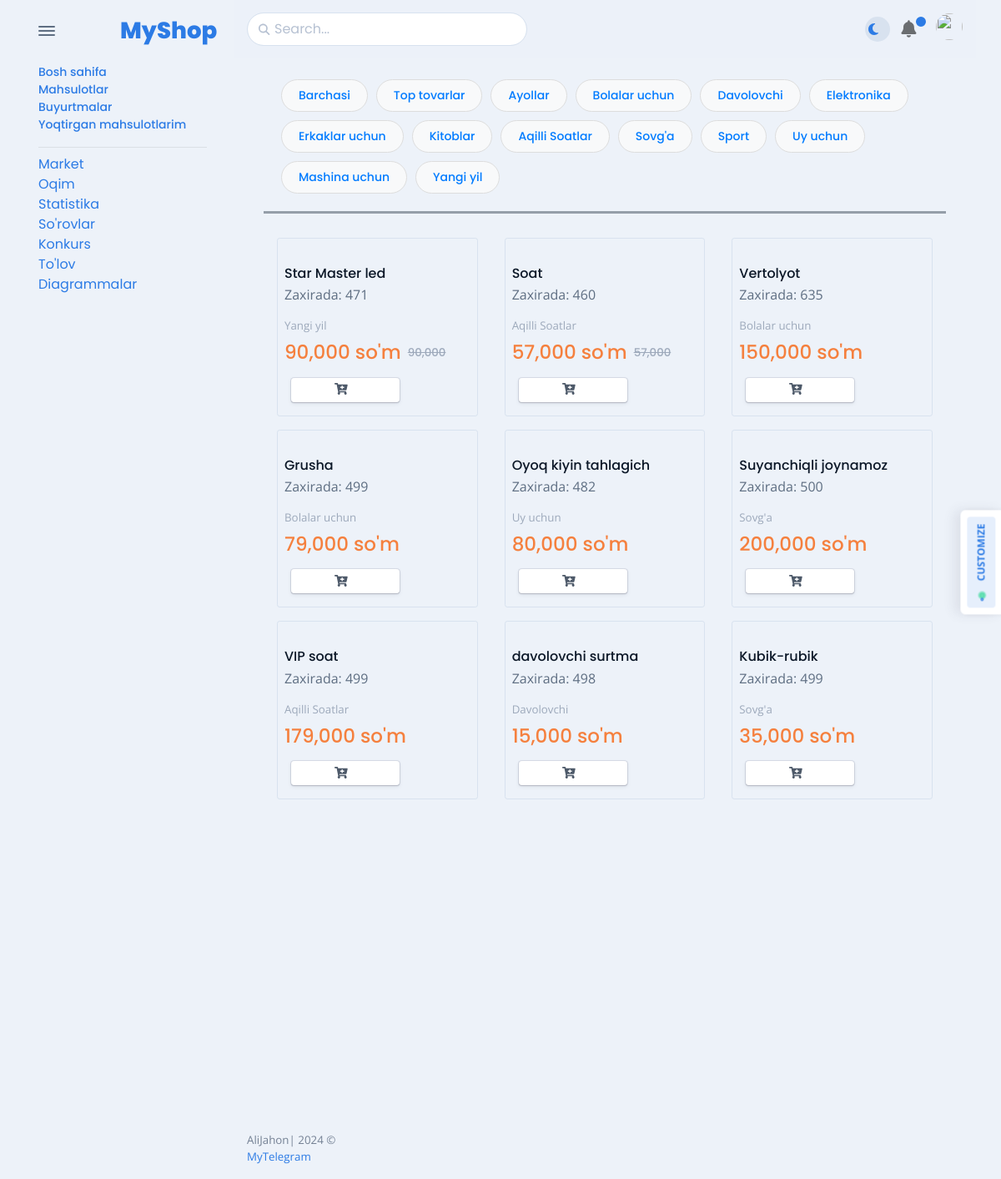
Screenshot of /mahsulotlar with the database file from the repository.
### apps/models.py (models this page shows, shortened)
class Category(Model):
    image = ImageField(upload_to='categories/')
    name = CharField(max_length=50)
    slug = SlugField(unique=True)

class Product(Model):
    name = CharField(max_length=50)
    description = CharField(max_length=500)
    price = DecimalField(max_digits=9, decimal_places=2)
    image = ImageField(upload_to='products/')
    slug = SlugField(unique=True)
    category = ForeignKey('apps.Category', on_delete=SET_NULL, null=True, blank=True, related_name='products')
    liked_by_users = ManyToManyField('apps.User', related_name='liked_products', blank=True)
    reserve = SmallIntegerField(default=1)
    discount = SmallIntegerField(default=0)

### apps/views.py (the view)
# urls.py: path('mahsulotlar', views.ProductListView.as_view(), name='mahsulotlar'),
class ProductListView(ListView):
    model = Product
    context_object_name = 'products'
    template_name = 'apps/product/mahsulotlar.html'
    def get_context_data(self, *, object_list=None, **kwargs):
        data = super().get_context_data(**kwargs)
        data['products'] = Product.objects.filter(reserve__gt=0)
        data['categorys'] = Category.objects.all()
        data['wishlist_count'] = Wishlist.objects.filter(user_id=self.request.user.id).count()
        return data

### templates/apps/product/mahsulotlar.html (shortened to what this page needs)
{% extends 'apps/base_include/base.html' %}
{% load humanize %}
{% block main %}
    <div class="card-body">
        <div class="container border-bottom-4">
            <div class="header_tab_menu">
                <div class="header_menu" style="overflow: auto; display: flex; flex-wrap: wrap;">
                    <a href="{% url 'category_product' slug='barchasi' %}"
                       class="btn btn-default {% if current_category == 'barchasi' %}active{% endif %}">
                        Barchasi
                    </a>
                <a href="{% url 'category_product' 'top_tovarlar' %}"
                   class="btn btn-default {% if current_category == 'top_tovarlar' %}active{% endif %}">
                        Top tovarlar
                    </a>
                    {% for category in categorys %}
                        <a href="{% url 'category_product' slug=category.slug %}"
                           class="btn btn-default {% if current_category == category.slug %}active{% endif %}">
                            {{ category.name }}
                        </a>
                    {% endfor %}
                </div>
            </div>
        </div>
        <hr class="mb-4 navbar-vertical-divider"
            style="height: 3px; background-color: #959ea9; border: none;">
        {% if products %}
            <div class="container" id="productsList">
                <div class="content_grid">
                    <div class="row">
                        {% for product in products %}
                            <div class="col-12 col-md-6 col-lg-4 mb-3">
                                <div class="border rounded-1 d-flex flex-column justify-content-between pb-3">
                                    <div class="overflow-hidden">
                                        <div class="position-relative rounded-top overflow-hidden">
                                            <a class="d-block" href="{% url 'product_detail' slug=product.slug %}">
                                            </a>
                                        </div>
                                        <div class="p-2">
                                            <h5 class="fs-0">
                                                <a class="text-dark" href="{% url 'product_detail' product.slug %}">
                                                    {{ product.name }}
                                                </a>
                                            </h5>
                                            <p class="fs-0">Zaxirada: {{ product.reserve }}</p>
                                            <p class="fs--1 mb-2">
                                                <a class="text-500" href="{% url 'category_product' slug=product.category.slug %}">
                                                    {{ product.category.name }}
                                                </a>
                                            </p>
                                            <h5 class="fs-md-2 text-warning mb-0 d-flex align-items-center mb-2">
                                                {{ product.price|floatformat:0|intcomma }} so'm
                                                {% if product.discount >= 1 %}
                                                    <del class="ms-2 fs--1 text-500">
                                                        {{ product.price|floatformat:0|intcomma }}
                                                    </del>
                                                {% endif %}
                                            </h5>
                                        </div>
                                    </div>
                                    <div class="d-flex flex-between-center px-3">
                                        <div>
                                            <a class="btn btn-sm btn-falcon-default" style="width: 130px;"
                                               {% if request.user.is_authenticated %}
                                                href="{% url 'add_to_wishlist' slug=product.slug %}"
                                               {% else %}
                                               href="{% url 'auth'%}"
                                               {% endif %}
                                                data-bs-toggle="tooltip" data-bs-placement="top" title="Add to Cart">
                                            </a>
                                        </div>
                                    </div>
                                </div>
                            </div>
                        {% endfor %}
                    </div>
                </div>
            </div>
        {% else %}
            <h3 style="color: #1da1f2; text-align: center">{{ current_category|title }} kategoriyasiga tegishli mahsulotlar topilmadi</h3>
        {% endif %}
    </div>
{% endblock %}

### templates/apps/base_include/base.html (shortened to what this page needs)
{% load static %}
<!DOCTYPE html>
<html lang="en-US" dir="ltr">
<head>
    <link href="{% static "apps/vendors/swiper/swiper-bundle.min.css" %}" rel="stylesheet">
    <link href="{% static "apps/vendors/overlayscrollbars/OverlayScrollbars.min.css" %}" rel="stylesheet">
    <link href="{% static "apps/assets/css/theme-rtl.min.css" %}" rel="stylesheet" id="style-rtl">
    <link href="{% static "apps/assets/css/theme.min.css" %}" rel="stylesheet" id="style-default">
    <link href="{% static "apps/assets/css/user-rtl.min.css" %}" rel="stylesheet" id="user-style-rtl">
    <link href="{% static "apps/assets/css/user.min.css" %}" rel="stylesheet" id="user-style-default">
</head>
<body>
<main class="main" id="top">
    <div class="container" data-layout="container">
        <nav class="navbar navbar-light navbar-vertical navbar-expand-xl">
            <div class="d-flex align-items-center">
                <div class="toggle-icon-wrapper">
                    <button class="btn navbar-toggler-humburger-icon navbar-vertical-toggle" data-bs-toggle="tooltip"
                            data-bs-placement="left" title="Toggle Navigation"><span class="navbar-toggle-icon"><span
                            class="toggle-line"></span></span></button>
                </div>
                <a class="navbar-brand" href="">
                    <div class="d-flex align-items-center py-3"><img class="me-2"
                                                                     alt="" width="40"/><span class="font-sans-serif">MyShop</span>
                    </div>
                </a>
            </div>
            <div class="collapse navbar-collapse" id="navbarVerticalCollapse">
                <div class="navbar-vertical-content scrollbar">
                    <ul class="navbar-nav flex-column mb-3" id="navbarVerticalNav">
                        <li class="nav-item">
                            <a href="{% url 'home' %}" role="button">
                                <div><span>Bosh sahifa</span>
                                </div>
                            </a>
                            <a href="{% url 'mahsulotlar' %}" role="button">
                                <div><span>Mahsulotlar</span>
                                </div>
                            </a>
                            <a {% if request.user.is_authenticated %}href="{% url 'orders' %}" {% else %}
                               href="{% url 'auth' %}"{% endif %} role="button">
                                <div><span>Buyurtmalar</span>
                                </div>
                            </a>
                            <a {% if request.user.is_authenticated %}href="{% url 'favorite_products' slug='barchasi' %}" {% else %}
                               href="{% url 'auth' %}" {% endif %} role="button">
                                <div><span>Yoqtirgan mahsulotlarim</span>
                                </div>
                            </a>
                        </li>
                    </ul>
                    <hr class="mb-2 navbar-vertical-divider">
                    <a {% if request.user.is_authenticated %}href="{% url 'market' %}" {% else %}
                       href="{% url 'auth' %}" {% endif %} role="button">
                        <div><span>Market</span>
                        </div>
                    </a><a {% if request.user.is_authenticated %}href="{% url 'thread-list' %}" {% else %}
                           href="{% url 'auth' %}" {% endif %} role="button">
                    <div><span>Oqim</span>
                    </div>
                </a><a {% if request.user.is_authenticated %}href="{% url 'statistic' %}" {% else %}
                       href="{% url 'auth' %}" {% endif %} role="button">
                    <div><span>Statistika</span>
                    </div>
                </a><a {% if request.user.is_authenticated %}href="{% url 'question' %}" {% else %}
                       href="{% url 'auth' %}" {% endif %} role="button">
                    <div><span>So'rovlar</span>
                    </div>
                </a><a {% if request.user.is_authenticated %}href="{% url 'competition' %}" {% else %}
                       href="{% url 'auth' %}" {% endif %} role="button">
                    <div><span>Konkurs</span>
                    </div>
                </a><a {% if request.user.is_authenticated %}href="{% url 'payment' %}" {% else %}
                       href="{% url 'auth' %}" {% endif %} role="button">
                    <div><span>To'lov</span>
                    </div>
                </a><a {% if request.user.is_authenticated %}href="{% url 'diagramms' %}" {% else %}
                       href="{% url 'auth' %}" {% endif %} role="button">
                    <div><span>Diagrammalar</span>
                    </div>
                </a>
                </div>
            </div>
        </nav>
        <div class="content">
            <nav class="navbar navbar-light navbar-glass navbar-top navbar-expand">
                <ul class="navbar-nav align-items-center d-none d-lg-block">
                    <li class="nav-item">
                        <div class="search-box" data-list='{"valueNames":["title"]}'>
                            <form method="post" action="{% url 'search_product' %}" class="position-relative"
                                  data-bs-toggle="search" data-bs-display="static">
                                <input class="form-control search-input fuzzy-search" {% if search_field %} value="{{ search_field }}" {% endif %} name="search_field" type="search"
                                       placeholder="Search..." aria-label="Search"/>
                                <span class="fas fa-search search-box-icon"></span>
                            </form>
                        </div>
                    </li>
                </ul>
                <ul class="navbar-nav navbar-nav-icons ms-auto flex-row align-items-center">
                    <li class="nav-item">
                        <div class="theme-control-toggle fa-icon-wait px-2">
                            <label class="mb-0 theme-control-toggle-label theme-control-toggle-dark"
                                   for="themeControlToggle" data-bs-toggle="tooltip" data-bs-placement="left"
                                   title="Switch to dark theme"><span class="fas fa-moon fs-0"></span></label>
                        </div>
                    </li>
                    <li class="nav-item dropdown">
                        <a class="nav-link notification-indicator notification-indicator-primary px-0 fa-icon-wait"
                           id="navbarDropdownNotification" href="#" role="button" data-bs-toggle="dropdown"
                           aria-haspopup="true" aria-expanded="false"><span class="fas fa-bell"
                                                                            data-fa-transform="shrink-6"
                                                                            style="font-size: 33px;"></span></a>
                    </li>
                    <li class="nav-item dropdown"><a class="nav-link pe-0" id="navbarDropdownUser" href="#"
                                                     role="button" data-bs-toggle="dropdown" aria-haspopup="true"
                                                     aria-expanded="false">
                        <div class="avatar avatar-xl">
                            <img class="rounded-circle"
                                 src="https://encrypted-tbn0.gstatic.com/images?q=tbn:ANd9GcSVu_kERay1yqbd6OyZp8BiAww1wKORBbmwlQ&s"
                                 alt=""/>
                        </div>
                    </a>
                    </li>
                </ul>
            </nav>
            {% block main %}
            {% endblock %}
            <footer class="footer">
                <div class="row g-0 justify-content-between fs--1 mt-4 mb-3">
                    <div class="col-12 col-sm-auto text-center">
                        <p class="mb-0 text-600">AliJahon<span
                                class="d-none d-sm-inline-block">| </span><br class="d-sm-none"/> 2024 &copy; <a
                                href="https://t.me/ernazarov14">MyTelegram</a></p>
                    </div>
                </div>
            </footer>
        </div>
    </div>
</main>
<a class="card setting-toggle" href="#settings-offcanvas" data-bs-toggle="offcanvas">
    <div class="card-body d-flex align-items-center py-md-2 px-2 py-1">
        <div class="bg-soft-primary position-relative rounded-start" style="height:34px;width:28px">
            <div class="settings-popover"><span class="ripple"><span
                    class="fa-spin position-absolute all-0 d-flex flex-center"><span
                    class="icon-spin position-absolute all-0 d-flex flex-center">
                  </span></span></span></div>
        </div>
        <small class="text-uppercase text-primary fw-bold bg-soft-primary py-2 pe-2 ps-1 rounded-end">customize</small>
    </div>
</a>
</body>
</html>

### templates/apps/base_include/base.html (style rules this page uses)
a { display: flex; align-items: center; text-decoration: none; }
svg { margin-right: 10px; }

### rows the page displays
Category: name "Ayollar"
Category: name "Bolalar uchun"
Category: name "Davolovchi"
Category: name "Elektronika"
Category: name "Erkaklar uchun"
Category: name "Kitoblar"
Category: name "Aqilli Soatlar"
Category: name "Sovg'a"
Category: name "Sport"
Category: name "Uy uchun"
Category: name "Mashina uchun"
Category: name "Yangi yil"
Product: name "Star Master led", reserve "471", category.name "Yangi yil", price "90,000"
Product: name "Soat", reserve "460", category.name "Aqilli Soatlar", price "57,000"
Product: name "Vertolyot", reserve "635", category.name "Bolalar uchun", price "150,000"
Product: name "Grusha", reserve "499", category.name "Bolalar uchun", price "79,000"
Product: name "Oyoq kiyin tahlagich", reserve "482", category.name "Uy uchun", price "80,000"
Product: name "Suyanchiqli joynamoz", reserve "500", category.name "Sovg'a", price "200,000"
Product: name "VIP soat", reserve "499", category.name "Aqilli Soatlar", price "179,000"
Product: name "davolovchi surtma", reserve "498", category.name "Davolovchi", price "15,000"
Product: name "Kubik-rubik", reserve "499", category.name "Sovg'a", price "35,000"
